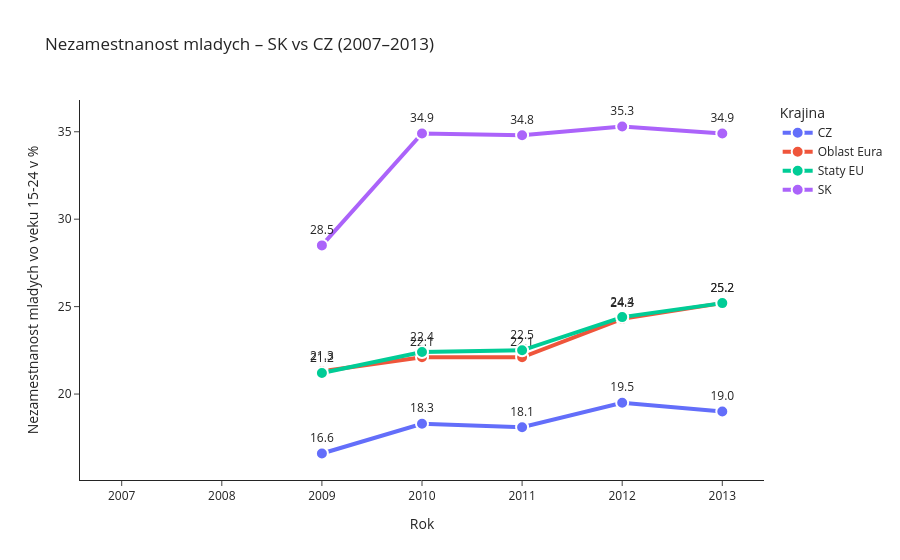

Notebook code cell kept with this figure:
### Code cell
###Miera nezamestnanosti mladych 15-24 rokov
nezamestnanost_mladych = eurostat.get_data_df('une_rt_a')
nezamestnanost_mladych = nezamestnanost_mladych[(nezamestnanost_mladych['geo\\TIME_PERIOD'].isin(['SK', 'CZ','EU27_2020','EA20']) & (nezamestnanost_mladych['sex'] == 'T') & (nezamestnanost_mladych['unit'] == 'PC_ACT') & (nezamestnanost_mladych['age'] == 'Y15-24'))]
nezamestnanost_mladych = nezamestnanost_mladych[['unit','age','sex', 'geo\\TIME_PERIOD','2007','2008','2009','2010','2011','2012','2013']]
nezamestnanost_mladych['geo\\TIME_PERIOD'] = nezamestnanost_mladych['geo\\TIME_PERIOD'].replace({ 'EA20': 'Oblast Eura','EU27_2020': 'Staty EU'})

nezamestnanost_mladych = nezamestnanost_mladych.rename(columns={'geo\\TIME_PERIOD': 'Krajina', 'unit' : 'Jednotka', 'age' : 'Vekova skupina', 'sex' : 'Pohlavie'})
nezamestnanost_mladych['Jednotka'] = nezamestnanost_mladych['Jednotka'].replace({'PC_ACT': '% z pracujucej populacie'})
nezamestnanost_mladych['Pohlavie'] = nezamestnanost_mladych['Pohlavie'].replace({'T': 'Vsetky pohlavia'})
nezamestnanost_mladych['Vekova skupina'] = nezamestnanost_mladych['Vekova skupina'].replace({'Y15-24': '15-24 Rokov'})

display(nezamestnanost_mladych.tail(100))

nezamest_yng = nezamestnanost_mladych.melt(
    id_vars=['Krajina'],
    value_vars=['2007','2008','2009','2010','2011','2012','2013'],
    var_name='Year',
    value_name='Nezamestnanost_zien')

fig = px.line(
    nezamest_yng,
    x='Year',
    y='Nezamestnanost_zien',
    color='Krajina',
    markers=True,
    text='Nezamestnanost_zien',
    title='Nezamestnanost mladych – SK vs CZ (2007–2013)',
    labels={'Nezamestnanost_zien': 'Nezamestnanost mladych vo veku 15-24 v %', 'Year': 'Rok'}
)

fig.for_each_trace(lambda t: t.update(
    mode='lines+markers+text',
    line=dict(width=4),
    marker=dict(size=12, line=dict(width=2, color='white')),
    textposition='top center',
    texttemplate='%{text:.1f}'  # 1 decimal
))

fig.update_layout(template='simple_white', hovermode=False)
fig.show()

file_name = f'./Nezamestnanost/nezamestnanost_mladych_{today}.csv'
nezamestnanost_mladych.to_csv(os.getcwd() + r'.\Nezamestnanost\nezamestnanost_mladych_{}.csv'.format(today),index=True, header=True, encoding="utf-8-sig")

### Figure 1 — Plotly figure (JSON) as saved in the notebook; plotly's stock layout.template omitted (floating-point values rounded to 4 significant figures)
{"data": [{"hovertemplate": "Krajina=CZ<br>Rok=%{x}<br>Nezamestnanost mladych vo veku 15-24 v %=%{text}<extra></extra>", "legendgroup": "CZ", "line": {"color": "#636efa", "dash": "solid", "width": 4}, "marker": {"line": {"color": "white", "width": 2}, "size": 12, "symbol": "circle"}, "mode": "lines+markers+text", "name": "CZ", "orientation": "v", "showlegend": true, "text": [NaN, NaN, 16.6, 18.3, 18.1, 19.5, 19.0], "textposition": "top center", "texttemplate": "%{text:.1f}", "type": "scatter", "x": ["2007", "2008", "2009", "2010", "2011", "2012", "2013"], "xaxis": "x", "y": [NaN, NaN, 16.6, 18.3, 18.1, 19.5, 19.0], "yaxis": "y"}, {"hovertemplate": "Krajina=Oblast Eura<br>Rok=%{x}<br>Nezamestnanost mladych vo veku 15-24 v %=%{text}<extra></extra>", "legendgroup": "Oblast Eura", "line": {"color": "#EF553B", "dash": "solid", "width": 4}, "marker": {"line": {"color": "white", "width": 2}, "size": 12, "symbol": "circle"}, "mode": "lines+markers+text", "name": "Oblast Eura", "orientation": "v", "showlegend": true, "text": [NaN, NaN, 21.3, 22.1, 22.1, 24.3, 25.2], "textposition": "top center", "texttemplate": "%{text:.1f}", "type": "scatter", "x": ["2007", "2008", "2009", "2010", "2011", "2012", "2013"], "xaxis": "x", "y": [NaN, NaN, 21.3, 22.1, 22.1, 24.3, 25.2], "yaxis": "y"}, {"hovertemplate": "Krajina=Staty EU<br>Rok=%{x}<br>Nezamestnanost mladych vo veku 15-24 v %=%{text}<extra></extra>", "legendgroup": "Staty EU", "line": {"color": "#00cc96", "dash": "solid", "width": 4}, "marker": {"line": {"color": "white", "width": 2}, "size": 12, "symbol": "circle"}, "mode": "lines+markers+text", "name": "Staty EU", "orientation": "v", "showlegend": true, "text": [NaN, NaN, 21.2, 22.4, 22.5, 24.4, 25.2], "textposition": "top center", "texttemplate": "%{text:.1f}", "type": "scatter", "x": ["2007", "2008", "2009", "2010", "2011", "2012", "2013"], "xaxis": "x", "y": [NaN, NaN, 21.2, 22.4, 22.5, 24.4, 25.2], "yaxis": "y"}, {"hovertemplate": "Krajina=SK<br>Rok=%{x}<br>Nezamestnanost mladych vo veku 15-24 v %=%{text}<extra></extra>", "legendgroup": "SK", "line": {"color": "#ab63fa", "dash": "solid", "width": 4}, "marker": {"line": {"color": "white", "width": 2}, "size": 12, "symbol": "circle"}, "mode": "lines+markers+text", "name": "SK", "orientation": "v", "showlegend": true, "text": [NaN, NaN, 28.5, 34.9, 34.8, 35.3, 34.9], "textposition": "top center", "texttemplate": "%{text:.1f}", "type": "scatter", "x": ["2007", "2008", "2009", "2010", "2011", "2012", "2013"], "xaxis": "x", "y": [NaN, NaN, 28.5, 34.9, 34.8, 35.3, 34.9], "yaxis": "y"}], "layout": {"hovermode": false, "legend": {"title": {"text": "Krajina"}, "tracegroupgap": 0}, "title": {"text": "Nezamestnanost mladych – SK vs CZ (2007–2013)"}, "xaxis": {"anchor": "y", "domain": [0, 1], "title": {"text": "Rok"}}, "yaxis": {"anchor": "x", "domain": [0, 1], "title": {"text": "Nezamestnanost mladych vo veku 15-24 v %"}}}}
